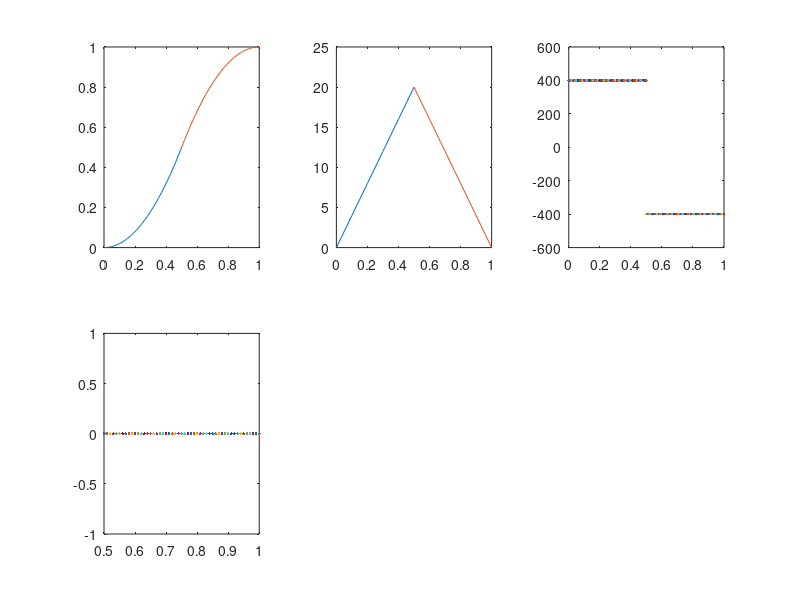

MATLAB code to generate this figure:
h=1;
b=120*pi/180;
w=(200/60)*(2*pi);
rb=2.5;
tb=0:0.01:0.5;
%Posicion
y=2*h*(tb).^2;
subplot(2,3,1)
plot(tb,y)
hold on;
tb=0.5:0.01:1;
y=h*(1-2*(1-tb).^2);
plot(tb,y)
%Velocidad
tb=0:0.1:0.5;
y=(4*h*w*tb)/b;
subplot(2,3,2);
plot(tb,y)
hold on;
tb=0.5:0.01:1;
y=((4*h*w)/b).*(1-tb);
plot(tb,y)
%Aceleracion
tb=0:0.01:0.5;
y=(4*h*w^2)/b^2;
subplot(2,3,3)
plot(tb,y)
hold on;
tb=0.5:0.01:1;
y=(-4*h*w^2)/b^2;
plot(tb,y)
%Supraceleracion
sa=0;
subplot(2,3,4)
plot(tb,sa)
%Angulo de presion


